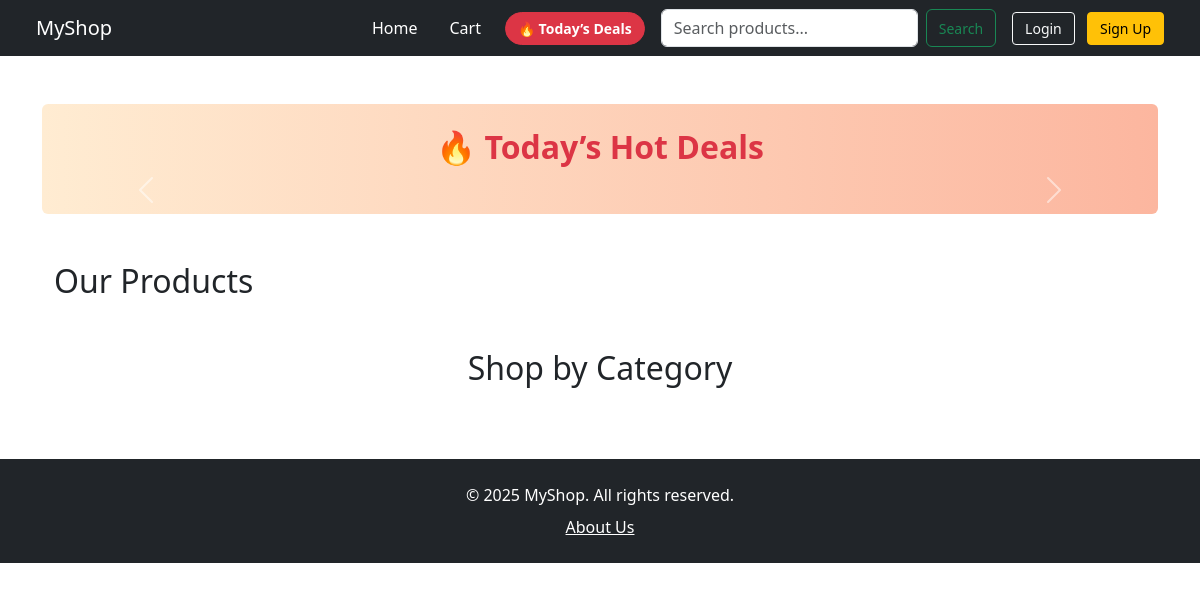
The app's page /, older data.
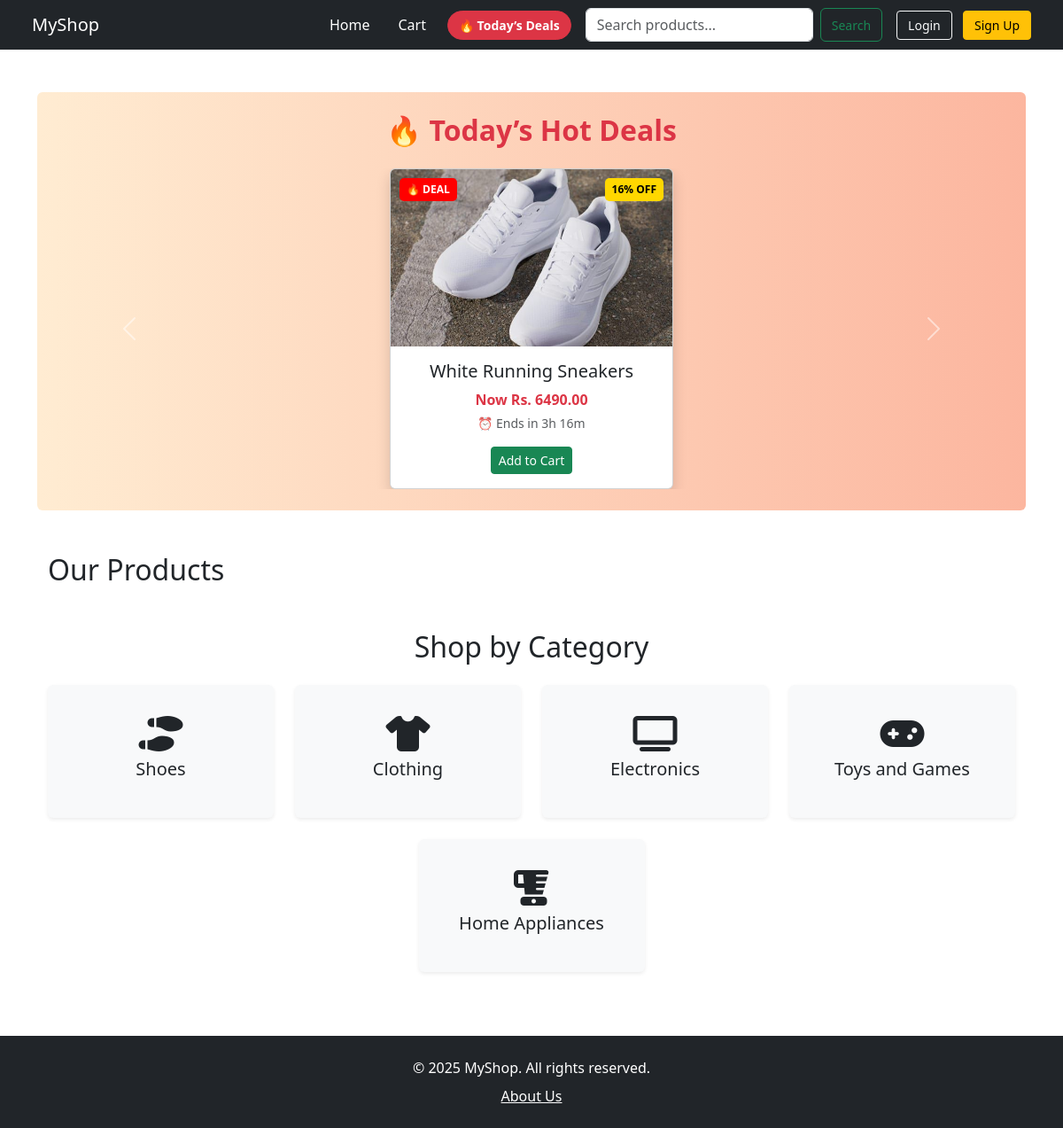
The same page, newer data.
### store/models.py (models this page shows, shortened)
class Product(models.Model):
    name = models.CharField(max_length=100)
    description = models.TextField()
    price = models.DecimalField(max_digits=10, decimal_places=2)
    image = models.ImageField(upload_to='product_images/')
    category = models.ForeignKey(Category, on_delete=models.CASCADE)
    is_deal = models.BooleanField(default=False)
    likes = models.ManyToManyField(User, related_name='liked_products', blank=True)

class Category(models.Model):
    name = models.CharField(max_length=100)
    class Meta:
        verbose_name_plural = "Categories"

### store/views.py (the view)
# urls.py: path('', views.home, name='home'),
def home(request):
    products = Product.objects.all()
    categories = Category.objects.all()
    deals = Product.objects.filter(is_deal=True)[:5]  # show top 5 deals
    return render(request, 'store/home.html', {
        'products': products,
        'categories': categories,
        'deals': deals,
    })

### store/templates/store/home.html (shortened to what this page needs)
{% extends 'store/base.html' %}
{% load static %}
{% block content %}
<div class="container my-5 p-4 rounded" style="background: linear-gradient(to right, #ffecd2, #fcb69f);">
  <h2 class="text-danger mb-4 text-center fw-bold">🔥 Today’s Hot Deals</h2>
  <div id="dealsCarousel" class="carousel slide" data-bs-ride="carousel" data-bs-interval="3000">
    <div class="carousel-inner">
      {% for product in deals %}
        <div class="carousel-item {% if forloop.first %}active{% endif %}">
          <div class="card mx-auto shadow" style="width: 20rem; position: relative;">
            <div style="position: absolute; top: 10px; left: 10px; background: red; color: white; padding: 4px 8px; font-size: 0.75rem; font-weight: bold; border-radius: 5px;">🔥 DEAL</div>
            <div style="position: absolute; top: 10px; right: 10px; background: gold; color: black; padding: 4px 8px; font-size: 0.75rem; font-weight: bold; border-radius: 5px;">{{ 10|add:forloop.counter|add:"5" }}% OFF</div>
            {% if product.image %}
              <img src="{{ product.image.url }}" class="card-img-top" style="height: 200px; object-fit: cover;" alt="{{ product.name }}">
            {% endif %}
            <div class="card-body text-center">
              <h5 class="card-title">{{ product.name }}</h5>
              <p class="text-danger fw-bold mb-1">Now Rs. {{ product.price }}</p>
              <p class="text-muted small">⏰ Ends in {{ forloop.counter|add:"2" }}h {{ forloop.counter|add:"15" }}m</p>
              <a href="{% url 'add_to_cart' product.id %}" class="btn btn-success btn-sm">Add to Cart</a>
            </div>
          </div>
        </div>
      {% endfor %}
    </div>
    <button class="carousel-control-prev" type="button" data-bs-target="#dealsCarousel" data-bs-slide="prev">
      <span class="carousel-control-prev-icon"></span>
    </button>
    <button class="carousel-control-next" type="button" data-bs-target="#dealsCarousel" data-bs-slide="next">
      <span class="carousel-control-next-icon"></span>
    </button>
  </div>
</div>
<div class="container mt-4">
  <h2 class="mb-4">Our Products</h2>
</div>
<div class="container mt-5">
  <h2 class="text-center mb-4">Shop by Category</h2>
  <div class="row justify-content-center">
    {% for category in categories %}
      <div class="col-md-3 mb-4">
        <a href="{% url 'category_products' category.id %}" class="text-decoration-none">
          <div class="card shadow-sm h-100 text-center bg-light border-0">
            <div class="card-body d-flex flex-column justify-content-center align-items-center" style="height: 150px;">
              {% if category.name == "Shoes" %}
                <i class="fas fa-shoe-prints fs-1 mb-2"></i>
              {% elif category.name == "Clothing" %}
                <i class="fas fa-shirt fs-1 mb-2"></i>
              {% elif category.name == "Electronics" %}
                <i class="fas fa-tv fs-1 mb-2"></i>
              {% elif category.name == "Toys and Games" %}
                <i class="fas fa-gamepad fs-1 mb-2"></i>
              {% elif category.name == "Home Appliances" %}
                <i class="fas fa-blender fs-1 mb-2"></i>
              {% endif %}
              <h5 class="card-title text-dark">{{ category.name }}</h5>
            </div>
          </div>
        </a>
      </div>
    {% endfor %}
  </div>
</div>
{% endblock %}

Row changes from the older to the newer data that the page shows:
added Product: counter "16", image (picture), name "White Running Sneakers", price "6490.00"
added Category: name "Shoes"
added Category: name "Clothing"
added Category: name "Electronics"
added Category: name "Toys and Games"
added Category: name "Home Appliances"
